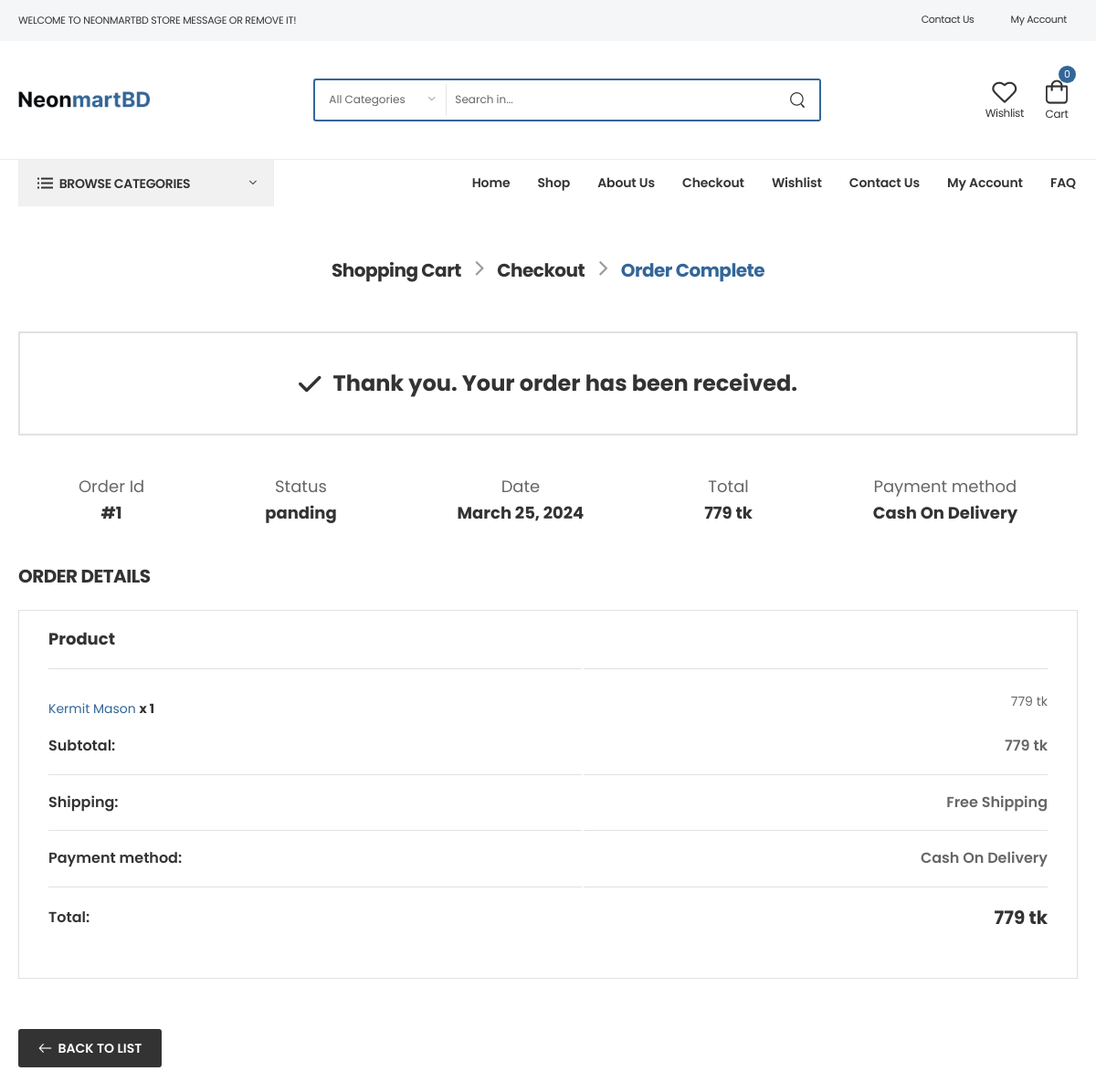
The page /order-page/1 (signed in) on the database its author committed.
### core/models.py (models this page shows, shortened)
class Order(models.Model):
    customer = models.ForeignKey(Customer, on_delete=models.CASCADE)
    user = models.ForeignKey(User, on_delete=models.CASCADE)
    date = models.DateField( auto_now=False, auto_now_add=True)
    status = models.CharField(max_length=100,default="panding")
    pymentSystem = models.CharField(max_length=100,default="Cash On Delivery")
    total_order = models.PositiveIntegerField(blank=True, null=True)
    ordernote = models.TextField()

class OrderItems(models.Model):
    order = models.ForeignKey(Order, on_delete=models.CASCADE)
    product = models.ForeignKey(Products, on_delete=models.CASCADE)
    quantity = models.PositiveIntegerField()
    user = models.ForeignKey(User, on_delete=models.CASCADE)
    def order_subtotal(self):
        return self.quantity * self.product.price

class Products(models.Model):
    name = models.CharField(max_length=500)
    category = models.ForeignKey(Category, on_delete=models.CASCADE)
    subcategory = models.ForeignKey(SubCategory,on_delete=models.CASCADE,blank=True, null=True)
    sub_sub_category = models.ForeignKey(SubSubCategory, on_delete=models.CASCADE,blank=True, null=True)
    brand = models.ImageField(upload_to="Brand Image",default="brands/category/1.png")
    sku = models.CharField(max_length=200)
    price = models.PositiveIntegerField()
    stock_status = models.CharField(max_length=100,null=True,blank=True,default="In Stock")
    review = models.PositiveIntegerField(null=True,blank=True,default=0)
    sort_description = RichTextField()
    slug = AutoSlugField(populate_from="name", null=True, unique=True)
    description = RichTextField()
    image = models.ImageField(upload_to="Product Image")
    pdsliderimg1 = models.ImageField(upload_to="Slider Image",blank=True, null=True)
    pdsliderimg2 = models.ImageField(upload_to="Slider Image",blank=True, null=True)
    pdsliderimg3 = models.ImageField(upload_to="Slider Image",blank=True, null=True)

### core/views.py (the view)
# urls.py: path('order-page/<int:pk>',orderpage,name="orderpage"),
def orderpage(request,pk):
    if request.user.is_authenticated:
        cart = Cart.objects.filter(user=request.user)
        order = Order.objects.get(user=request.user,id=pk)
        orderitems = OrderItems.objects.filter(user=request.user,order=order)
        sub_sub_category = SubSubCategory.objects.all()
        sub_category = SubCategory.objects.all()
        category = Category.objects.all()
        home_garden = []
        electronics = []
        fashion = []
        furniture = []
        healthy_beauty = []
        gift_ideas = []
        toy_games = []
        cooking = []
        smart_phones = []
        cameras_photo = []
        accessories = []
        for i in sub_category:
            if i.category.filtername == "home_&_garden":
                home_garden.append(i.name)
            elif i.category.filtername == "electronics":
                electronics.append(i.name)
            elif i.category.filtername == "fashion":
                fashion.append(i.name)
            elif i.category.filtername == "furniture":
                furniture.append(i.name)
            elif i.category.filtername == "healthy_&_beauty":
                healthy_beauty.append(i.name)
            elif i.category.filtername == "gift_ideas":
                gift_ideas.append(i.name)
            elif i.category.filtername == "toy_&_games":
                toy_games.append(i.name)
            elif i.category.filtername == "cooking":
                cooking.append(i.name)
            elif i.category.filtername == "smart_phones":
                smart_phones.append(i.name)
            elif i.category.filtername == "cameras_&_photo":
                cameras_photo.append(i.name)
            elif i.category.filtername == "accessories":
                accessories.append(i.name)
        return render(request,"core/order.html",locals())
    else:
        return redirect("login")

### core/templates/core/order.html (shortened to what this page needs)
{% extends "base/base.html" %}
{% load static %}
{% block body %}
<link rel="stylesheet" type="text/css" href="{% static 'assets/css/style.min.css' %}" />
<main class="main order">
    <nav class="breadcrumb-nav">
      <div class="container">
        <ul class="breadcrumb shop-breadcrumb bb-no">
          <li class="passed"><a href="#">Shopping Cart</a></li>
          <li class="passed"><a href="#">Checkout</a></li>
          <li class="active"><a href="#">Order Complete</a></li>
        </ul>
      </div>
    </nav>
    <div class="page-content mb-10 pb-2">
      <div class="container">
        <div class="order-success text-center font-weight-bolder text-dark">
          <i class="fas fa-check"></i>
          Thank you. Your order has been received.
        </div>
        <ul class="order-view list-style-none">
          <li>
            <label>Order Id</label>
            <strong>#{{order.id}}</strong>
          </li>
          <li>
            <label>Status</label>
            <strong>{{order.status}}</strong>
          </li>
          <li>
            <label>Date</label>
            <strong> {{order.date}}</strong>
          </li>
          <li>
            <label>Total</label>
            <strong>{{order.total_order}} tk </strong>
          </li>
          <li>
            <label>Payment method</label>
            <strong> {{order.pymentSystem}}</strong>
          </li>
        </ul>
        <div class="order-details-wrapper mb-5">
          <h4 class="title text-uppercase ls-25 mb-5">Order Details</h4>
          <table class="order-table">
            <thead>
              <tr>
                <th class="text-dark">Product</th>
                <th></th>
              </tr>
            </thead>
            <tbody>
                {% for orderitem in orderitems %}
                <tr>
                    <td>
                        <a href="{% url 'product_details' orderitem.product.slug %}">{{orderitem.product.name}}</a>&nbsp;<strong>x {{orderitem.quantity}}</strong>
                    </td>
                    <td>{{orderitem.order_subtotal}} tk</td>
                </tr>
                {% endfor %}
            </tbody>
            <tfoot>
              <tr>
                <th>Subtotal:</th>
                <td>{{order.total_order}} tk</td>
              </tr>
              <tr>
                <th>Shipping:</th>
                <td>Free Shipping</td>
              </tr>
              <tr>
                <th>Payment method:</th>
                <td>{{order.pymentSystem}}</td>
              </tr>
              <tr class="total">
                <th class="border-no">Total:</th>
                <td class="border-no">{{order.total_order}} tk</td>
              </tr>
            </tfoot>
          </table>
        </div>
        <a
          href="{% url 'my_account' %}"
          class="btn btn-dark btn-rounded btn-icon-left btn-back mt-6"
          >Back To List</a
        >
      </div>
    </div>
  </main>
{% endblock body %}

### rows shown on the page
Order: id "1", status "panding", date "March 25, 2024", total_order "779", pymentSystem "Cash On Delivery"
OrderItems: product.name "Kermit Mason", quantity "1", order_subtotal "779"

### other values the page prints
{{ cart|length }} "0"
